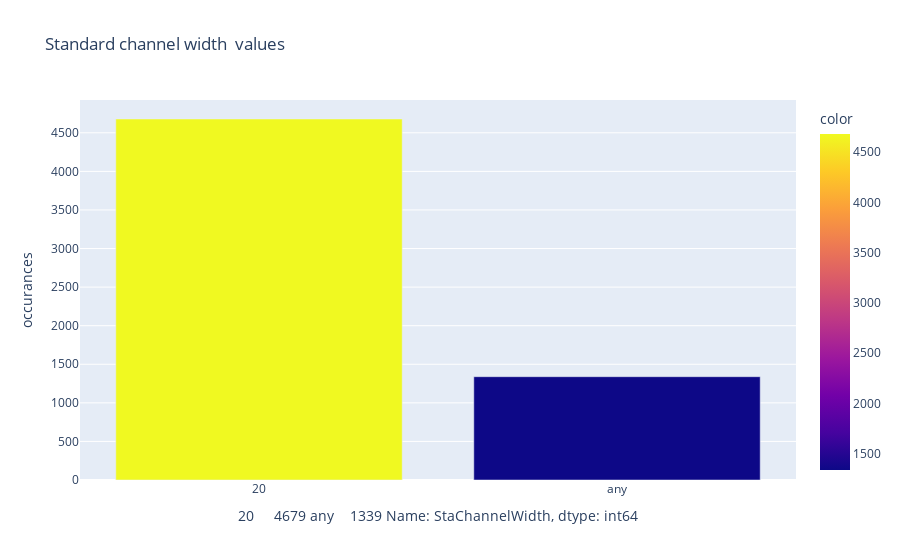

Write notebook code for a chart like this one.
### Markdown cell above
> again same question for standard channel width

### Code cell
StaChannelWidth_data = total_scan.StaChannelWidth.value_counts()
plot_all_values(StaChannelWidth_data, "Standard channel width ")

### Figure 1 — Plotly figure (JSON) as saved in the notebook; plotly's stock layout.template omitted (floating-point values rounded to 4 significant figures)
{"data": [{"alignmentgroup": "True", "hovertemplate": "actual value: %{x}<br>no of occurances: %{y}", "legendgroup": "", "marker": {"color": [4679, 1339], "coloraxis": "coloraxis", "pattern": {"shape": ""}}, "name": "", "offsetgroup": "", "orientation": "v", "showlegend": false, "textposition": "auto", "type": "bar", "x": ["20", "any"], "xaxis": "x", "y": [4679, 1339], "yaxis": "y"}], "layout": {"barmode": "relative", "coloraxis": {"colorbar": {"title": {"text": "color"}}, "colorscale": [[0, "#0d0887"], [0.1111, "#46039f"], [0.2222, "#7201a8"], [0.3333, "#9c179e"], [0.4444, "#bd3786"], [0.5556, "#d8576b"], [0.6667, "#ed7953"], [0.7778, "#fb9f3a"], [0.8889, "#fdca26"], [1, "#f0f921"]]}, "legend": {"tracegroupgap": 0}, "title": {"text": "Standard channel width  values"}, "xaxis": {"anchor": "y", "domain": [0, 1], "title": {"text": "20     4679\nany    1339\nName: StaChannelWidth, dtype: int64"}}, "yaxis": {"anchor": "x", "domain": [0, 1], "title": {"text": "occurances"}}}}
